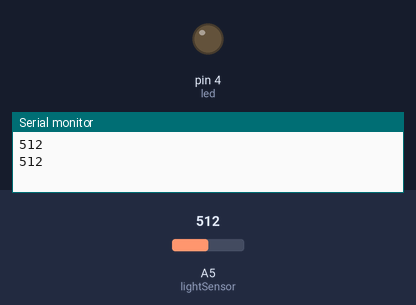
A sketch run on a simulated Arduino Uno, built with avr-gcc and run on an emulated ATmega328P. On the bench: output pins drawn as LEDs (lit = HIGH), the last lines printed to the serial monitor. Inputs (shaded band) come from the test bench; at power-on: A5 (lightSensor) = 512.

Above: at 1.8 s.
1.9 s: A5 (lightSensor) set to 11
3.4 s: A5 (lightSensor) set to 8
At 4.4 s:
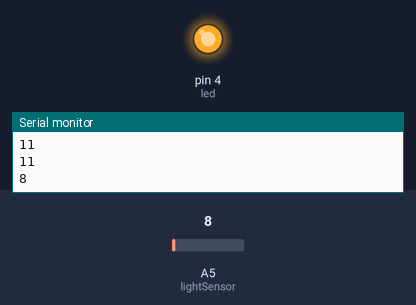
5.5 s: A5 (lightSensor) set to 122
At 7.2 s:
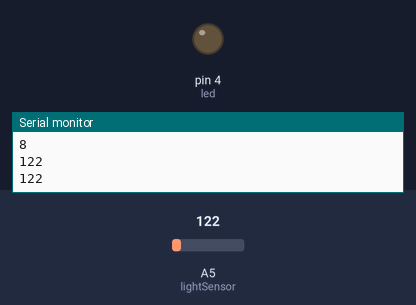
7.5 s: A5 (lightSensor) set to 0
At 8.7 s:
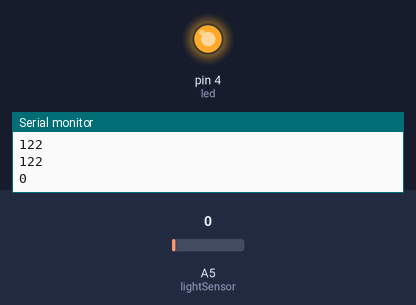
Timing chart, 0 to 10.5 s (numbered marks = the images above; inputs shaded):
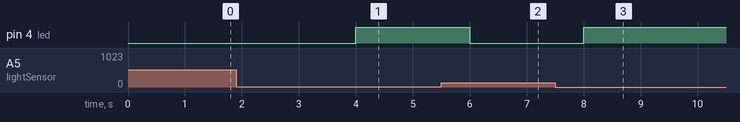

Measured:
- the behaviour switches between 10 and 9 on A5 (lightSensor) (found by bisection; images 0 and 1)
- after the input at 3.4 s, pin 4 (led): LOW → HIGH after 0.60 s
- after the input at 5.5 s, pin 4 (led): HIGH → LOW after 0.50 s
- after the input at 7.5 s, pin 4 (led): LOW → HIGH after 0.50 s

The sketch:

NIGHTLAMP.ino
```cpp
#define lightSensor A5
 int led = 4;


void setup() {
 Serial.begin (9600);
  pinMode (led, OUTPUT);


}

 void loop (){

int lightLevel = analogRead(lightSensor);

Serial.println(lightLevel);

if (lightLevel < 10) {digitalWrite ( led, HIGH) ;}

else {digitalWrite ( led, LOW) ;}


 delay(1000);
 }
```
